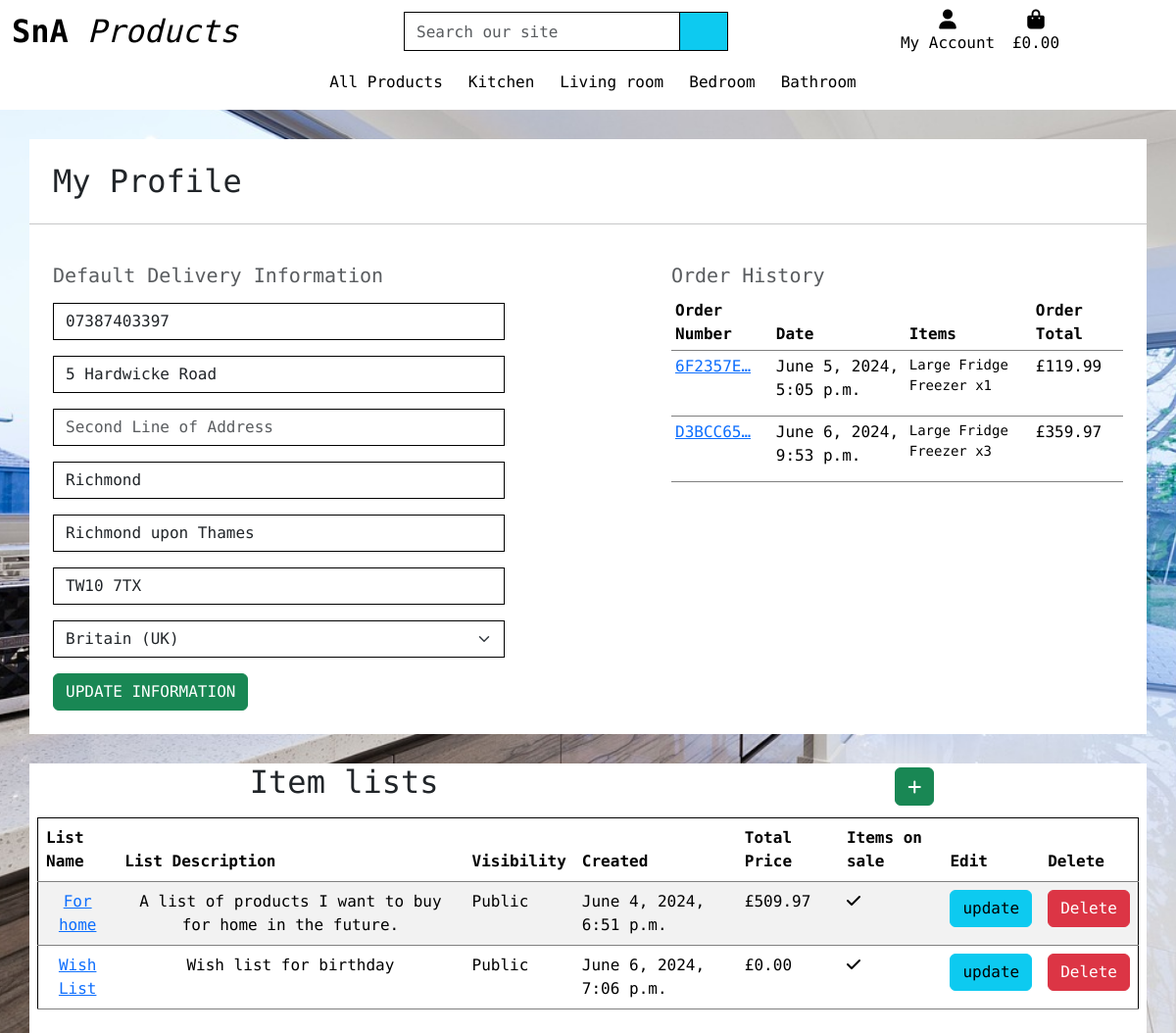
/profile/ (signed in), run on an earlier commit of the app's database.
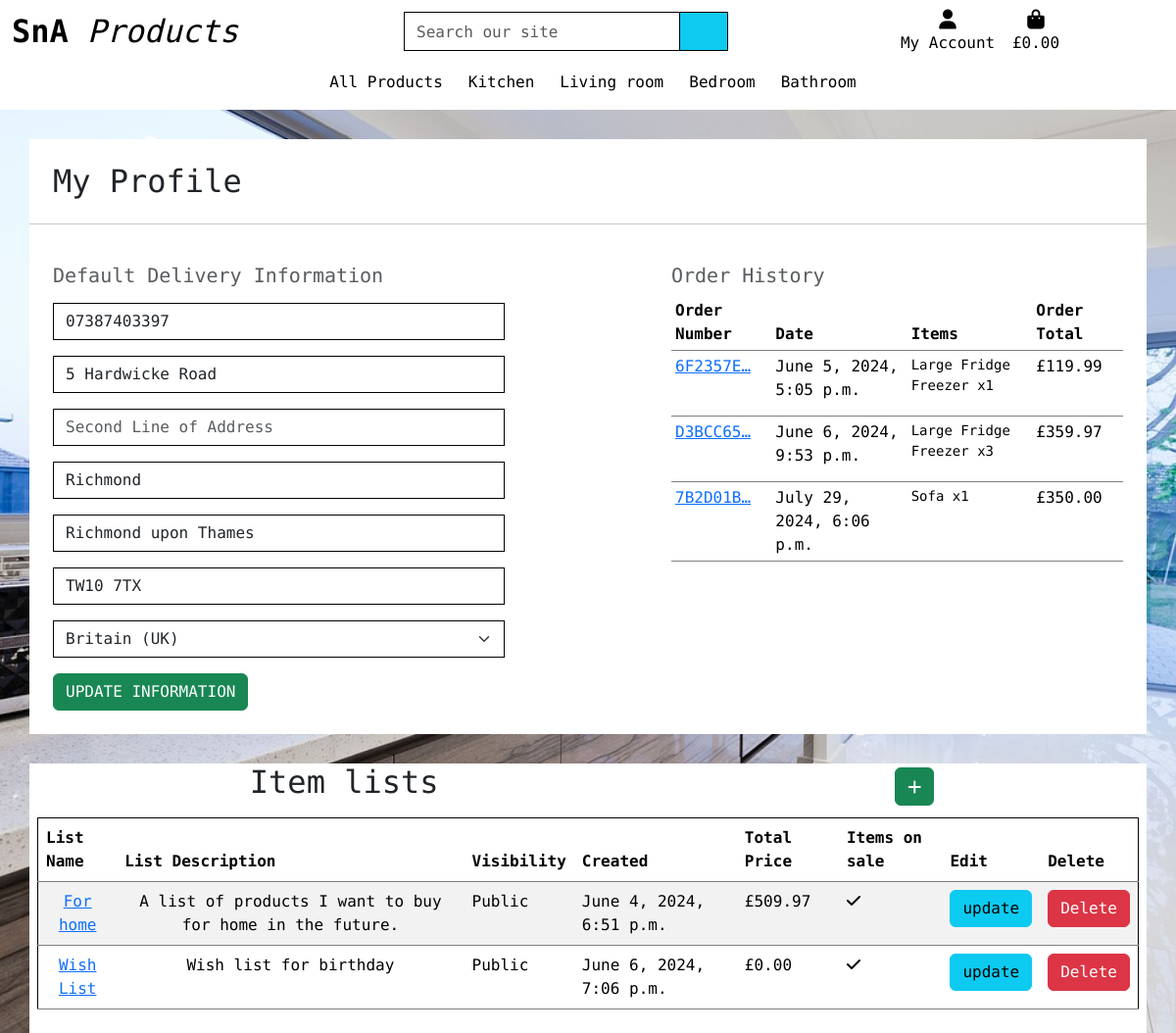
And on a later commit of the database.
### profiles/models.py (models this page shows, shortened)
class UserProfile(models.Model):
    user = models.OneToOneField(User, on_delete=models.CASCADE)
    default_phone_number = models.CharField(max_length=20, null=True, blank=True)
    default_first_line_address = models.CharField(max_length=80, null=True, blank=True)
    default_second_line_address = models.CharField(max_length=80, null=True, blank=True)
    default_town_or_city = models.CharField(max_length=40, null=True, blank=True)
    default_county = models.CharField(max_length=80, null=True, blank=True)
    default_postcode = models.CharField(max_length=20, null=True, blank=True)
    default_country = CountryField(blank_label='Country', null=True, blank=True)

### checkout/models.py (models this page shows, shortened)
class Order(models.Model):
    order_number = models.CharField(max_length=32, null=False, editable=False)
    first_name = models.CharField(max_length=50, null=False, blank=False)
    last_name = models.CharField(max_length=50, null=False, blank=False)
    email = models.EmailField(max_length=254, null=False, blank=False)
    phone_number = models.CharField(max_length=20, null=False, blank=False)
    country = CountryField(blank_label="(select country)")
    first_line_address = models.CharField(max_length=80, null=False, blank=False)
    second_line_address = models.CharField(max_length=80, null=True, blank=True)
    town_or_city = models.CharField(max_length=40, null=False, blank=False)
    county = models.CharField(max_length=80, null=True, blank=True)
    postcode = models.CharField(max_length=20)
    date = models.DateTimeField(auto_now_add=True)
    delivery_cost = models.DecimalField(max_digits=6, decimal_places=2, null=False, default=0)
    order_total = models.DecimalField(max_digits=10, decimal_places=2, null=False, default=0)
    grand_total = models.DecimalField(max_digits=10, decimal_places=2, null=False, default=0)
    original_cart = models.TextField(null=False, blank=False, default='')
    stripe_pid = models.CharField(max_length=254, null=False, blank=False, default='')
    user_profile = models.ForeignKey(UserProfile, on_delete=models.SET_NULL,
                                     null=True, blank=True, related_name='orders')

class OrderLineItem(models.Model):
    order = models.ForeignKey(Order, null=False, blank=False, on_delete=models.CASCADE, related_name='lineitems')
    product = models.ForeignKey(Product, null=False, blank=False, on_delete=models.CASCADE)
    product_size = models.CharField(max_length=2, null=True, blank=True)  # XS, S, M, L, XL
    quantity = models.IntegerField(null=False, blank=False, default=0)
    lineitem_total = models.DecimalField(max_digits=6, decimal_places=2, null=False, blank=False, editable=False)

### products/models.py (models this page shows, shortened)
class Product(models.Model):
    category = models.ForeignKey('Category', limit_choices_to={'type': 1},  null=True, blank=True,
                                 on_delete=models.SET_NULL, default=18)
    sku = models.CharField(max_length=254, unique=True, editable=False)
    name = models.CharField(max_length=254)
    description = models.TextField()
    price = models.DecimalField(max_digits=6, decimal_places=2)
    rating = models.DecimalField(max_digits=6, decimal_places=2, null=True, blank=True)
    image = CloudinaryField('image', default='placeholder')
    has_sizes = models.BooleanField(null=True, blank=True, default=False)

### saved_products/models.py (models this page shows, shortened)
class SavedProductsList(models.Model):
    user = models.ForeignKey(UserProfile, on_delete=models.CASCADE, related_name='saved_items_list')
    name = models.CharField(max_length=100)
    description = models.TextField()
    visible = models.BooleanField(default=False)
    created_at = models.DateTimeField(auto_now_add=True)
    price_total = models.DecimalField(max_digits=10, decimal_places=2, default=0)
    item_on_sale = models.BooleanField(default=False)

### profiles/views.py (the view)
# urls.py: path('', views.profile_view, name="profile"),
@login_required
def profile_view(request):
    profile = get_object_or_404(UserProfile, user=request.user)
    if request.method == 'POST':
        form = UserProfileForm(request.POST, instance=profile)
        if form.is_valid():
            form.save()
            messages.success(request, 'Profile updated successfully')
        else:
            messages.error(request, 'Profile update failed. Please ensure the form is valid.')
    else:
        form = UserProfileForm(instance=profile)
    orders = profile.orders.all()
    saved_items_list = profile.saved_items_list.all()
    context = {
        'form': form,
        'orders': orders,
        'profile': profile,
        'on_profile_page': True,
        'saved_items_list': saved_items_list
    }
    return render(request, 'profiles/profile.html', context)

### profiles/forms.py
class UserProfileForm(forms.ModelForm):
    class Meta:
        model = UserProfile
        exclude = ('user',)
    def __init__(self, *args, **kwargs):
        super().__init__(*args, **kwargs)
        placeholders = {
            'default_phone_number': 'Phone Number',
            'default_postcode': 'Postal Code',
            'default_town_or_city': 'Town or City',
            'default_first_line_address': 'First Line of Address',
            'default_second_line_address': 'Second Line of Address',
            'default_county': 'County',
        }
        self.fields['default_phone_number'].widget.attrs['autofocus'] = True
        for field in self.fields:
            if field != 'default_country':
                if self.fields[field].required:
                    placeholder = f'{placeholders[field]} *'
                else:
                    placeholder = placeholders[field]
                self.fields[field].widget.attrs['placeholder'] = placeholder
            self.fields[field].widget.attrs['class'] = 'border-black rounded-0 profile-form-input'
            self.fields[field].label = False

### profiles/templates/profiles/profile.html (shortened to what this page needs)
{% extends "base.html" %}
{% load crispy_forms_filters %}
{% load static %}
{% block nav-includes %}
{% include 'includes/site-nav.html' %}
{% endblock %}
{% block content %}
<div class="container-md floating_container">
    <div class="row">
        <div class="col">
            <h2 class="logo-font m-4">My Profile</h2>
            <hr>
        </div>
    </div>
    <div class="row d-flex justify-content-between">
        <div class="col-12 col-lg-5 my-4 ms-4">
            <h5 class="text-muted">Default Delivery Information</h5>
            <form class="mt-3 w-100 profile_form" action="{% url 'profile' %}" method="POST" id="profile-update-form">
                {{ form|crispy }}
                <button class="btn btn-success rounded-2 text-uppercase float-right">Update Information</button>
            </form>
        </div>
        <div class="col-12 col-lg-5 my-4 me-4">
            <h5 class="text-muted">Order History</h5>
            <div class="order-history table-responsive">
                <table class="table table-sm table-borderless">
                    <thead>
                        <tr>
                            <th>Order Number</th>
                            <th>Date</th>
                            <th>Items</th>
                            <th>Order Total</th>
                        </tr>
                    </thead>
                    <tbody>
                        {% for order in orders %}
                            <tr>
                                <td>
                                    <a href="{% url 'order_history' order.order_number %}"
                                    title="{{ order.order_number }}">
                                        {{ order.order_number|truncatechars:8 }}
                                    </a>
                                </td>
                                <td>{{ order.date }}</td>
                                <td>
                                    <ul class="list-unstyled">
                                        {% for item in order.lineitems.all %}
                                            <li class="small">
                                                {{ item.product.name }} x{{ item.quantity }}
                                            </li>
                                        {% endfor %}
                                    </ul>
                                </td>
                                <td>£{{ order.grand_total }}</td>
                            </tr>
                        {% endfor %}
                    </tbody>
                </table>
            </div>
        </div>
    </div>
</div>
<div class="container-md floating_container mb-2">
    <div class="row d-flex justify-content-around">
        <h2 class="w-auto"> Item lists </h2>
        <a href="{% url 'create_list' %}" class="btn btn-success w-auto m-1"><i class="fa-solid fa-plus w-auto align-middle"></i></a>
    </div>
    <div class="row">
        <div class="col m-2">
            {% if saved_items_list %}
                <table class="table table-striped border-black">
                    <thead>
                        <tr>
                            <th scope="col">List Name</th>
                            <th scope="col">List Description</th>
                            <th scope="col" class="d-none d-lg-table-cell">Visibility</th>
                            <th scope="col" class="d-none d-lg-table-cell">Created</th>
                            <th scope="col" class="d-none d-lg-table-cell">Total Price</th>
                            <th scope="col" class="d-none d-lg-table-cell">Items on sale</th>
                            <th scope="col">Edit</th>
                            <th scope="col">Delete</th>
                        </tr>
                    </thead>
                    {% for list in saved_items_list.all %}
                    <tr>
                        <td class="text-center"><a href="{% url 'list_detail' list.id %}">{{ list.name }}</a></td>
                        <td class="overflow-x-scroll text-center">{{ list.description }}</td>
                        <td class="d-none d-lg-table-cell">{% if list.visibility == true %} Public {% else %} Private {% endif %}</td>
                        <td class="d-none d-lg-table-cell">{{ list.created_at }}</td>
                        <td class="d-none d-lg-table-cell">£{{ list.price_total }}</td>
                        <td class="d-none d-lg-table-cell">{% if list.items_on_sale == true %} <i class="fa-solid fa-check"></i> {{ list.items_on_sale }}{% else %}<i class="fa-solid fa-circle-xmark"></i> {%  endif %}</td>
                        <td><a class="btn btn-info" href="{% url 'edit_list' list.id %}">update</a></td>
                        <td><a class="btn btn-danger" href="{% url 'delete_list' list.id %}">Delete</a></td>
                    </tr>
                    {% endfor %}
                </table>
            {% else %}
                <h5>No lists yet</h5>
                <div class="d-flex justify-content-center">
                    <a class="btn btn-info w-25 " href="{%  url 'products' %}">Click to add a list</a>
                </div>
            {%  endif %}
        </div>
    </div>
</div>
{% endblock %}

### templates/base.html (shortened to what this page needs)
{% load static %}
<!doctype html>
<html lang="en">
  <head>
    {% block corecss %}
        <link href="https://cdn.jsdelivr.net/npm/bootstrap@5.3.3/dist/css/bootstrap.min.css" rel="stylesheet">
        <link rel="stylesheet" href="{% static 'css/style.css' %}">
        <link rel="stylesheet" href="{% static 'css/mobile-site-nav.css' %}">
    {% endblock %}
  </head>
  <body>
    <header class="container-fluid header">
      <div id="topnav" class="row bg-white pt-lg-2 d-lg-flex">
        <div class="col-12 col-lg-4 my-auto py-1 py-lg-0 text-center">
          <a href="{% url 'landing_page' %}" class="nav-link main-logo-link">
            <h2 class="logo-font text-black text-center my-0"><strong>SnA</strong><em> Products</em></h2>
          </a>
        </div>
        <div class="col-12 col-lg-4 my-auto py-1 py-lg-0 d-none d-lg-block">
            <form method="GET" action="{% url 'products' %}">
              <div class="input-group w=100">
                  <label class="w-75">
                      <input class="form-control border border-black rounded-0 search-bar" type="text" name="search" placeholder="Search our site">
                  </label>
                  <div class="input-group-append search-bar">
                    <button class="form-control btn btn-info border border-black rounded-0 search-bar" type="submit">
                      <span class="icon">
                      </span>
                    </button>
                  </div>
              </div>
            </form>
        </div>
        <div class="col-12 col-lg-4 my-auto py-1 py-lg-0 d-none d-lg-block">
          <ul class="list-inline list-unstyled text-center text-lg-right my-0">
            <li class="list-inline-item dropdown">
              <a class="text-black nav-link" href="#" id="user-options" data-bs-toggle="dropdown" aria-haspopup="true" aria-expanded="false">
                <div class="text-center">
                  <div><i class="fas fa-user fa-lg"></i></div>
                  <p class="my-0">My Account</p>
                </div>
              </a>
            </li>
            <li class="list-inline-item">
              <a class="{% if grand_total %} text-info font-weight-bold{% else %}text-black {% endif %} nav-link" href="{% url 'view_cart' %}">
                <div class="text-center">
                  <div><i class="fas fa-shopping-bag fa-lg"></i></div>
                  <p class="my-0">
                    {% if grand_total %}
                      £{{ grand_total|floatformat:2 }}
                    {% else %}
                      £0.00
                    {% endif %}
                  </p>
                </div>
              </a>
            </li>
          </ul>
        </div>
      </div>
      <div id="top-navbar" class="row bg-white d-lg-none w-100">
        <nav class="mobile-navbar navbar navbar-expand-lg navbar-light w-100 pl-2">
          {% block nav-includes %}{% endblock nav-includes %}
        </nav>
      </div>
    </header>
    {% block content %}
    {% endblock %}
  </body>
</html>

### templates/includes/site-nav.html (shortened to what this page needs)
<div class="collapse navbar-collapse" id="site-nav">
    <ul class="navbar-nav w-auto mx-auto">
        <li class="nav-item dropdown">
            <a class="logo-font font-weight-bold nav-link text-black mr-5" href="#" id="all-products-link" data-bs-toggle="dropdown" aria-haspopup="true" aria-expanded="false">
                All Products
            </a>
        </li>
        <li class="nav-item dropdown">
            <a class="logo-font font-weight-bold nav-link text-black mr-5" href="#" id="clothing-link" data-bs-toggle="dropdown" aria-haspopup="true" aria-expanded="false">
                Kitchen
            </a>
        </li>
        <li class="nav-item dropdown">
            <a class="logo-font font-weight-bold nav-link text-black mr-5" href="#" id="homeware-link" data-bs-toggle="dropdown" aria-haspopup="true" aria-expanded="false">
                Living room
            </a>
        </li>
        <li class="nav-item dropdown">
            <a class="logo-font font-weight-bold nav-link text-black mr-5" href="#" id="homeware-link" data-bs-toggle="dropdown" aria-haspopup="true" aria-expanded="false">
                Bedroom
            </a>
        </li>
        <li class="nav-item dropdown">
            <a class="logo-font font-weight-bold nav-link text-black mr-5" href="#" id="homeware-link" data-bs-toggle="dropdown" aria-haspopup="true" aria-expanded="false">
                Bathroom
            </a>
        </li>
    </ul>
</div>

### static/css/style.css (style rules this page uses)
* { max-width: 100vw; }
html { height: 100%; }
body { background: url('/media/background-image.jpg') no-repeat center center fixed; background-size: cover; height: calc(100vh - 164px); font-family: "Encode Sans Expanded", sans-serif; font-weight: 400; font-style: normal; width: 100vw; }
.header { background: white; }
.nav-item { margin-left: 10px; }
.search-bar { height: 40px; }
input.search-bar { width: 100%; }
.icon { align-items: center; display: inline-flex; justify-content: center; height: 1.5rem; width: 1.5rem; }
.main-logo-link { width: fit-content; }
.border-black { border: 1px solid black !important; }
tr { border-bottom: gray 1px solid; }
.profile_form input, .profile_form select { width: 100%; }
.mobile-navbar { justify-content: space-around; }
.floating_container { background: #fff; margin-top: 30px; padding: unset; }

What changed in the data, as far as the page shows it:
added Order: order_number "7B2D01B…", date "July 29, 2024, 6:06 p.m.", grand_total "350.00"
added OrderLineItem: product.name "Sofa", quantity "1", shown under "7B2D01B…"
